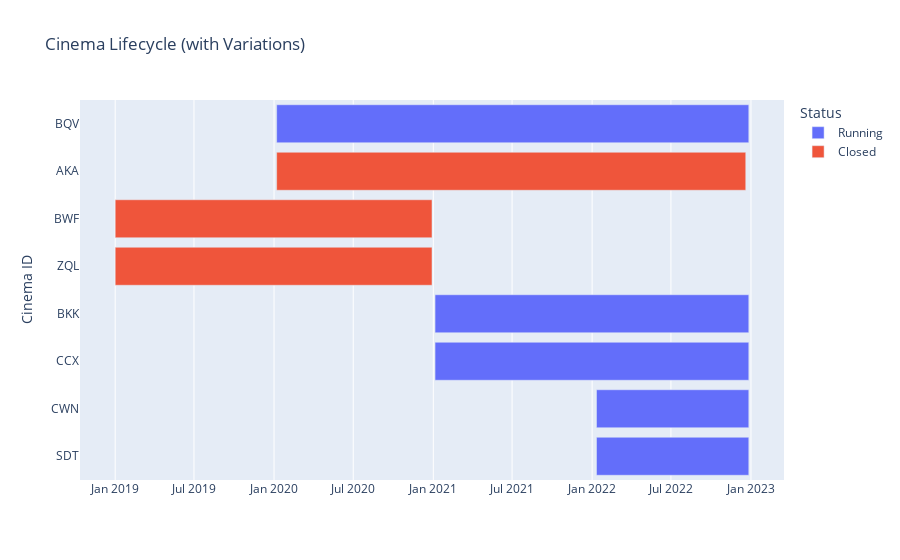

Notebook code cell kept with this figure:
### Markdown cell above
### Cinema Lifecycle Visualization with Variations
The provided code creates a Gantt-like timeline plot using Plotly Express to visualize the lifecycle of cinemas, excluding those that started at the lowest date or ended at the highest date in the dataset. It filters the dataset to exclude cinemas without variations in their operating dates, then plots each cinema's operational period as a horizontal bar, color-coded by status (Running or Closed).

**Relevance:**
This visualization is relevant as it highlights the dynamic aspects of the cinema business by showing new openings and closures over time, providing insights into business growth and market changes. This can aid strategic decision-making regarding investment and resource allocation.

### Code cell
summary_copy = summary_df.copy()
customer_copy = customer_df.copy()

summary_copy['Start Date'] = pd.to_datetime(summary_copy['Start Date'])
summary_copy['End Date'] = pd.to_datetime(summary_copy['End Date'])

lowest_date = customer_copy['Date'].min()

highest_date = customer_copy['Date'].max()

filtered_summary = summary_copy[(summary_copy['Start Date'] != lowest_date) | (summary_copy['End Date'] != highest_date)]

fig = px.timeline(filtered_summary, x_start="Start Date", x_end="End Date", y="Cinema ID", color="Status", title="Cinema Lifecycle (with Variations)")
fig.update_yaxes(categoryorder="total ascending")
fig.show()

### Figure 1 — Plotly figure (JSON) as saved in the notebook; plotly's stock layout.template omitted (floating-point values rounded to 4 significant figures)
{"data": [{"alignmentgroup": "True", "base": ["2021-01-05T00:00:00", "2020-01-07T00:00:00", "2021-01-05T00:00:00", "2022-01-11T00:00:00", "2022-01-11T00:00:00"], "hovertemplate": "Status=Running<br>Start Date=%{base}<br>End Date=%{x}<br>Cinema ID=%{y}<extra></extra>", "legendgroup": "Running", "marker": {"color": "#636efa", "pattern": {"shape": ""}}, "name": "Running", "offsetgroup": "Running", "orientation": "h", "showlegend": true, "textposition": "auto", "type": "bar", "x": [62294400000, 93744000000, 62294400000, 30240000000, 30240000000], "xaxis": "x", "y": ["CCX", "BQV", "BKK", "SDT", "CWN"], "yaxis": "y"}, {"alignmentgroup": "True", "base": ["2020-01-07T00:00:00", "2019-01-01T00:00:00", "2019-01-01T00:00:00"], "hovertemplate": "Status=Closed<br>Start Date=%{base}<br>End Date=%{x}<br>Cinema ID=%{y}<extra></extra>", "legendgroup": "Closed", "marker": {"color": "#EF553B", "pattern": {"shape": ""}}, "name": "Closed", "offsetgroup": "Closed", "orientation": "h", "showlegend": true, "textposition": "auto", "type": "bar", "x": [93139200000, 62899200000, 62899200000], "xaxis": "x", "y": ["AKA", "ZQL", "BWF"], "yaxis": "y"}], "layout": {"barmode": "overlay", "legend": {"title": {"text": "Status"}, "tracegroupgap": 0}, "title": {"text": "Cinema Lifecycle (with Variations)"}, "xaxis": {"anchor": "y", "domain": [0, 1], "type": "date"}, "yaxis": {"anchor": "x", "categoryorder": "total ascending", "domain": [0, 1], "title": {"text": "Cinema ID"}}}}
